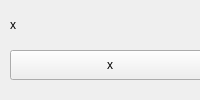
<?xml version="1.0" encoding="UTF-8"?><ui version="4.0"><class>MainWindow</class><widget class="QMainWindow" name="MainWindow"><widget class="QWidget" name="centralwidget"><widget class="QLabel" name="lblWelcome"><property name="geometry"><rect><x>10</x><y>10</y><width>200</width><height>30</height></rect></property><property name="text"><string>x</string></property></widget><widget class="QPushButton" name="btnLogout"><property name="geometry"><rect><x>10</x><y>50</y><width>200</width><height>30</height></rect></property><property name="text"><string>x</string></property></widget></widget></widget><resources/><connections/></ui>
